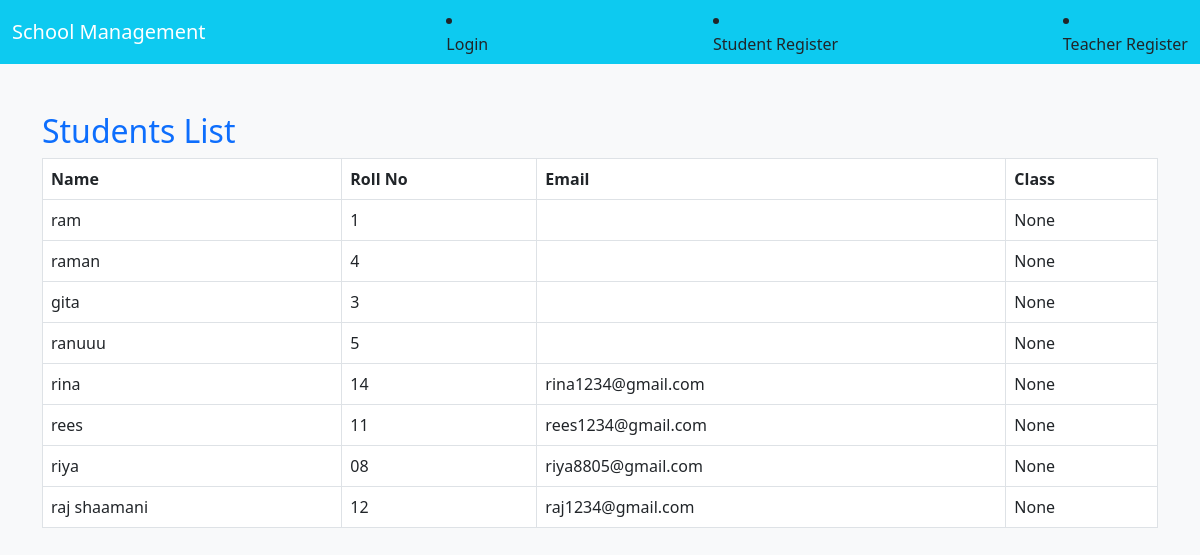
/students/, run on an earlier commit of the app's database.
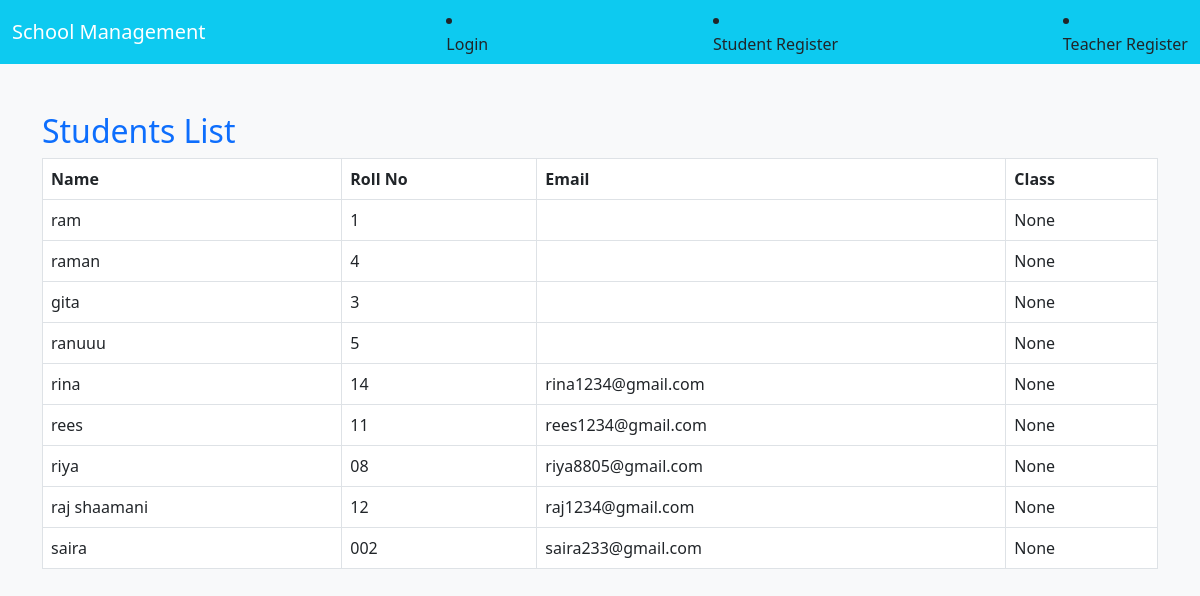
And on a later commit of the database.
### core/models.py (models this page shows, shortened)
class StudentProfile(models.Model):
    user = models.OneToOneField(User, on_delete=models.CASCADE)
    roll_no = models.CharField(max_length=20)
    student_class = models.CharField(max_length=50, blank=True, null=True)

### core/views.py (the view)
# urls.py: path('students/', views.students, name='students'),
def students(request):
    students = StudentProfile.objects.all()
    return render(request, 'students.html', {'students': students})

### core/templates/students.html (shortened to what this page needs)
<!DOCTYPE html>
<html>
<head>
    <link rel="stylesheet" href="https://cdn.jsdelivr.net/npm/bootstrap@5.3.0/dist/css/bootstrap.min.css">
</head>
{% include 'navbar.html' %}
<body class="bg-light">
<div class="container mt-5">
    <h2 class="text-primary">Students List</h2>
  <table class="table table-bordered">
    <thead>
        <tr>
            <th>Name</th>
            <th>Roll No</th>
            <th>Email</th>
            <th>Class</th>
        </tr>
    </thead>
    <tbody>
        {% for student in students %}
        <tr>
            <td>{{ student.user.username }}</td>
            <td>{{ student.roll_no }}</td>
            <td>{{ student.user.email }}</td>
            <td>{{ student.student_class }}</td>
        </tr>
        {% empty %}
        <tr>
            <td colspan="4">No students found.</td>
        </tr>
        {% endfor %}
    </tbody>
</table>
</div>
</body>
</html>

What changed in the data, as far as the page shows it:
added StudentProfile: user.username "saira", roll_no "002", user.email "saira233@gmail.com", student_class "None"
